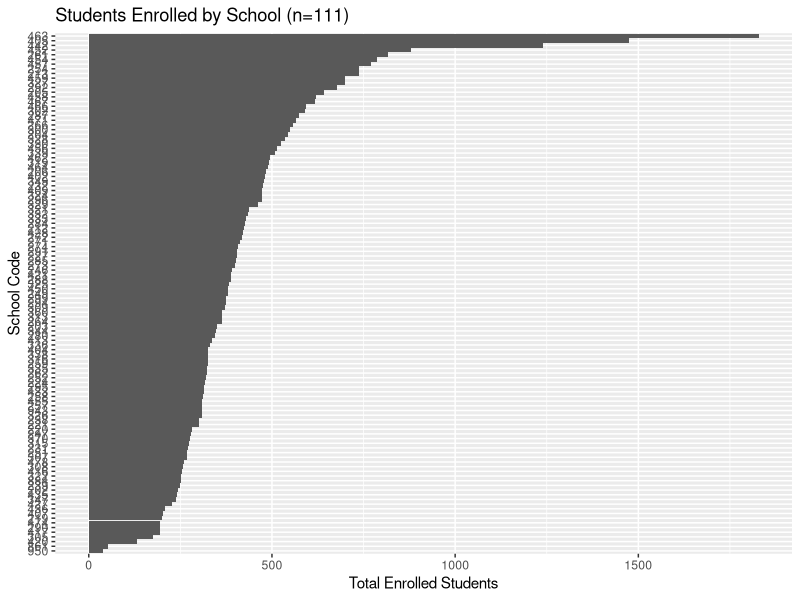
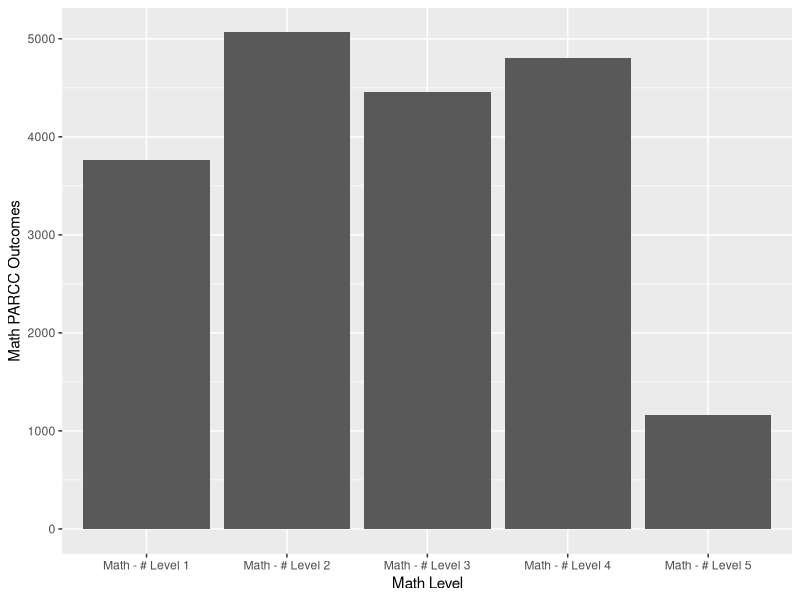
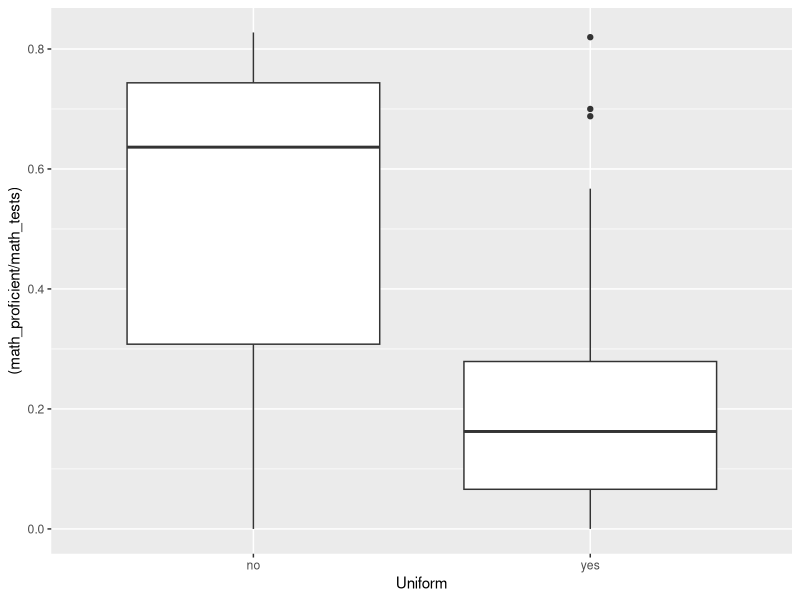
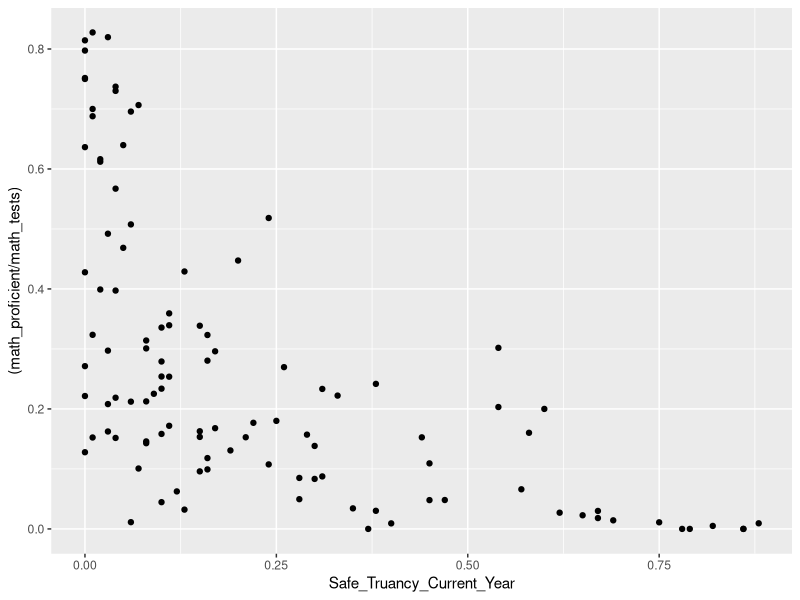

The R script that drew these images, in order:
## ---- chunk 1
knitr::opts_chunk$set(
  echo = TRUE,
  message = FALSE,
  warning = FALSE
)

library(tidyverse)
library(scales)

scores <- read_csv("data/DC/dcps_parcc_scores_all_grades_17_18.csv", na = c("n < 10")) %>% 
  filter(Grade == "ALL") %>% #Show all grades
  select(-Grade) %>%
  filter(`School Code` != "DCPS") %>%
  mutate(`School Code` = as.numeric(`School Code`))
schools <- read_csv("data/DC/dcps_school_scorecard_17_18_trimmed.csv") 
enrollment <- read_csv("data/DC/enrollment-data-17-18.csv") %>% select(-Name)

dc <- scores %>% left_join(schools, by=c("School Code" = "Dir_School_Code")) %>%
  left_join(enrollment, by=c("School Code" = "Code")) %>%
  mutate(ela_tests = `# of English Language Arts (ELA) Test Takers`,
         ela_proficient = `ELA # Proficient`,
         math_tests = `# Math Test Takers`,
         math_proficient = `Math - # Proficient`,
         Uniform = as.factor(Uniform)) %>%
  mutate(Safe_Truancy_Current_Year = as.numeric(sub("%", Safe_Truancy_Current_Year, replacement="")) / 100)
    

## ---- chunk 2

ggplot(dc) + geom_col(width=1,aes(x=reorder(as.factor(`School Code`),`Total Enrolled`), y=`Total Enrolled`)) + coord_flip() + xlab("School Code") + ylab("Total Enrolled Students") + labs(title="Students Enrolled by School (n=111)")

## ---- chunk 3
summary(dc$`Total Enrolled`)
## ---- chunk 4
dc_math <- dc %>% gather(key=`Math Level`, value=`Math PARCC Outcomes`, `Math - # Level 1`, `Math - # Level 2`, `Math - # Level 3`, `Math - # Level 4`, `Math - # Level 4`, `Math - # Level 5`) %>% select(`Math Level`, `Math PARCC Outcomes`)

ggplot(dc_math) + geom_col(aes(x=`Math Level`, y=`Math PARCC Outcomes`))
## ---- chunk 5
dc %>% group_by(Dir_Ward) %>% summarise(`ELA Test Takers`=sum(`# of English Language Arts (ELA) Test Takers`, na.rm=T), 
                                             `ELA Proficient`=sum(`ELA # Proficient`, na.rm=T)) %>%
  mutate(`% ELA Proficient` = percent(`ELA Proficient` / `ELA Test Takers`)) %>%
  arrange(`% ELA Proficient`)
## ---- chunk 6
dc %>% group_by(Dir_Ward) %>% summarise(`Math Test Takers`=sum(`# Math Test Takers`, na.rm=T), 
                                             `Math Proficient`=sum(`Math - # Proficient`, na.rm=T)) %>%
  mutate(`% Math Proficient` = percent(`Math Proficient` / `Math Test Takers`)) %>%
  arrange(`% Math Proficient`)
## ---- chunk 7
dc %>% count(Uniform)
## ---- chunk 8
  ggplot(dc) + geom_boxplot(aes(x = Uniform, y=  (math_proficient/math_tests)))

## ---- chunk 9
ggplot(dc) + geom_point(aes(x = Safe_Truancy_Current_Year, y = (math_proficient/math_tests)))

